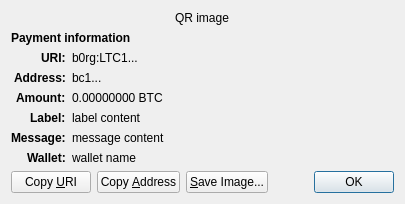
<?xml version="1.0" encoding="UTF-8"?>
<ui version="4.0">
 <class>ReceiveRequestDialog</class>
 <widget class="QDialog" name="ReceiveRequestDialog">
  <property name="geometry">
   <rect>
    <x>0</x>
    <y>0</y>
    <width>413</width>
    <height>229</height>
   </rect>
  </property>
  <property name="windowTitle">
   <string>Request payment to ...</string>
  </property>
  <layout class="QGridLayout" name="gridLayout" columnstretch="0,1">
   <property name="sizeConstraint">
    <enum>QLayout::SetFixedSize</enum>
   </property>
   <item row="0" column="0" colspan="2" alignment="Qt::AlignHCenter">
    <widget class="QRImageWidget" name="qr_code">
     <property name="text">
      <string notr="true">QR image</string>
     </property>
     <property name="textInteractionFlags">
      <set>Qt::NoTextInteraction</set>
     </property>
    </widget>
   </item>
   <item row="1" column="0" colspan="2">
    <widget class="QLabel" name="payment_header">
     <property name="font">
      <font>
       <weight>75</weight>
       <bold>true</bold>
      </font>
     </property>
     <property name="text">
      <string>Payment information</string>
     </property>
     <property name="textInteractionFlags">
      <set>Qt::NoTextInteraction</set>
     </property>
    </widget>
   </item>
   <item row="2" column="0" alignment="Qt::AlignRight|Qt::AlignTop">
    <widget class="QLabel" name="uri_tag">
     <property name="font">
      <font>
       <weight>75</weight>
       <bold>true</bold>
      </font>
     </property>
     <property name="text">
      <string notr="true">URI:</string>
     </property>
     <property name="textFormat">
      <enum>Qt::PlainText</enum>
     </property>
     <property name="textInteractionFlags">
      <set>Qt::NoTextInteraction</set>
     </property>
    </widget>
   </item>
   <item row="2" column="1" alignment="Qt::AlignTop">
    <widget class="QLabel" name="uri_content">
     <property name="text">
      <string notr="true">b0rg:LTC1...</string>
     </property>
     <property name="textFormat">
      <enum>Qt::RichText</enum>
     </property>
     <property name="wordWrap">
      <bool>true</bool>
     </property>
     <property name="textInteractionFlags">
      <set>Qt::TextSelectableByMouse</set>
     </property>
    </widget>
   </item>
   <item row="3" column="0" alignment="Qt::AlignRight|Qt::AlignTop">
    <widget class="QLabel" name="address_tag">
     <property name="font">
      <font>
       <weight>75</weight>
       <bold>true</bold>
      </font>
     </property>
     <property name="text">
      <string>Address:</string>
     </property>
     <property name="textInteractionFlags">
      <set>Qt::NoTextInteraction</set>
     </property>
    </widget>
   </item>
   <item row="3" column="1" alignment="Qt::AlignTop">
    <widget class="QLabel" name="address_content">
     <property name="text">
      <string notr="true">bc1...</string>
     </property>
     <property name="textFormat">
      <enum>Qt::PlainText</enum>
     </property>
     <property name="textInteractionFlags">
      <set>Qt::TextSelectableByMouse</set>
     </property>
    </widget>
   </item>
   <item row="4" column="0" alignment="Qt::AlignRight|Qt::AlignTop">
    <widget class="QLabel" name="amount_tag">
     <property name="font">
      <font>
       <weight>75</weight>
       <bold>true</bold>
      </font>
     </property>
     <property name="text">
      <string>Amount:</string>
     </property>
     <property name="textInteractionFlags">
      <set>Qt::NoTextInteraction</set>
     </property>
    </widget>
   </item>
   <item row="4" column="1" alignment="Qt::AlignTop">
    <widget class="QLabel" name="amount_content">
     <property name="text">
      <string notr="true">0.00000000 BTC</string>
     </property>
     <property name="textFormat">
      <enum>Qt::PlainText</enum>
     </property>
     <property name="textInteractionFlags">
      <set>Qt::TextSelectableByMouse</set>
     </property>
    </widget>
   </item>
   <item row="5" column="0" alignment="Qt::AlignRight|Qt::AlignTop">
    <widget class="QLabel" name="label_tag">
     <property name="font">
      <font>
       <weight>75</weight>
       <bold>true</bold>
      </font>
     </property>
     <property name="text">
      <string>Label:</string>
     </property>
     <property name="textInteractionFlags">
      <set>Qt::NoTextInteraction</set>
     </property>
    </widget>
   </item>
   <item row="5" column="1" alignment="Qt::AlignTop">
    <widget class="QLabel" name="label_content">
     <property name="text">
      <string notr="true">label content</string>
     </property>
     <property name="textFormat">
      <enum>Qt::PlainText</enum>
     </property>
     <property name="wordWrap">
      <bool>true</bool>
     </property>
     <property name="textInteractionFlags">
      <set>Qt::TextSelectableByMouse</set>
     </property>
    </widget>
   </item>
   <item row="6" column="0" alignment="Qt::AlignRight|Qt::AlignTop">
    <widget class="QLabel" name="message_tag">
     <property name="font">
      <font>
       <weight>75</weight>
       <bold>true</bold>
      </font>
     </property>
     <property name="text">
      <string>Message:</string>
     </property>
     <property name="textInteractionFlags">
      <set>Qt::NoTextInteraction</set>
     </property>
    </widget>
   </item>
   <item row="6" column="1" alignment="Qt::AlignTop">
    <widget class="QLabel" name="message_content">
     <property name="text">
      <string notr="true">message content</string>
     </property>
     <property name="textFormat">
      <enum>Qt::PlainText</enum>
     </property>
     <property name="wordWrap">
      <bool>true</bool>
     </property>
     <property name="textInteractionFlags">
      <set>Qt::TextSelectableByMouse</set>
     </property>
    </widget>
   </item>
   <item row="7" column="0" alignment="Qt::AlignRight|Qt::AlignTop">
    <widget class="QLabel" name="wallet_tag">
     <property name="font">
      <font>
       <weight>75</weight>
       <bold>true</bold>
      </font>
     </property>
     <property name="text">
      <string>Wallet:</string>
     </property>
     <property name="textInteractionFlags">
      <set>Qt::NoTextInteraction</set>
     </property>
    </widget>
   </item>
   <item row="7" column="1" alignment="Qt::AlignTop">
    <widget class="QLabel" name="wallet_content">
     <property name="text">
      <string notr="true">wallet name</string>
     </property>
     <property name="textFormat">
      <enum>Qt::PlainText</enum>
     </property>
     <property name="wordWrap">
      <bool>true</bool>
     </property>
     <property name="textInteractionFlags">
      <set>Qt::TextSelectableByMouse</set>
     </property>
    </widget>
   </item>
   <item row="8" column="0" colspan="2">
    <layout class="QHBoxLayout" name="horizontalLayout">
     <item>
      <widget class="QPushButton" name="btnCopyURI">
       <property name="text">
        <string>Copy &amp;URI</string>
       </property>
       <property name="autoDefault">
        <bool>false</bool>
       </property>
      </widget>
     </item>
     <item>
      <widget class="QPushButton" name="btnCopyAddress">
       <property name="text">
        <string>Copy &amp;Address</string>
       </property>
       <property name="autoDefault">
        <bool>false</bool>
       </property>
      </widget>
     </item>
     <item>
      <widget class="QPushButton" name="btnSaveAs">
       <property name="text">
        <string>&amp;Save Image...</string>
       </property>
       <property name="autoDefault">
        <bool>false</bool>
       </property>
      </widget>
     </item>
     <item>
      <spacer name="horizontalSpacer_2">
       <property name="orientation">
        <enum>Qt::Horizontal</enum>
       </property>
       <property name="sizeHint" stdset="0">
        <size>
         <width>40</width>
         <height>20</height>
        </size>
       </property>
      </spacer>
     </item>
     <item>
      <widget class="QDialogButtonBox" name="buttonBox">
       <property name="focusPolicy">
        <enum>Qt::StrongFocus</enum>
       </property>
       <property name="standardButtons">
        <set>QDialogButtonBox::Ok</set>
       </property>
      </widget>
     </item>
    </layout>
   </item>
  </layout>
 </widget>
 <customwidgets>
  <customwidget>
   <class>QRImageWidget</class>
   <extends>QLabel</extends>
   <header>qt/qrimagewidget.h</header>
  </customwidget>
 </customwidgets>
 <tabstops>
  <tabstop>buttonBox</tabstop>
  <tabstop>btnCopyURI</tabstop>
  <tabstop>btnCopyAddress</tabstop>
  <tabstop>btnSaveAs</tabstop>
 </tabstops>
 <resources/>
 <connections>
  <connection>
   <sender>buttonBox</sender>
   <signal>accepted()</signal>
   <receiver>ReceiveRequestDialog</receiver>
   <slot>accept()</slot>
   <hints>
    <hint type="sourcelabel">
     <x>135</x>
     <y>230</y>
    </hint>
    <hint type="destinationlabel">
     <x>135</x>
     <y>126</y>
    </hint>
   </hints>
  </connection>
 </connections>
</ui>
